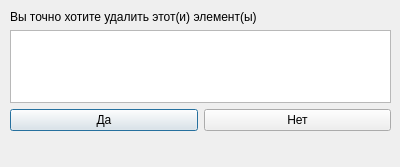
<?xml version="1.0" encoding="UTF-8"?>
<ui version="4.0">
 <class>Dialog</class>
 <widget class="QDialog" name="Dialog">
  <property name="geometry">
   <rect>
    <x>0</x>
    <y>0</y>
    <width>400</width>
    <height>167</height>
   </rect>
  </property>
  <property name="windowTitle">
   <string>Dialog</string>
  </property>
  <widget class="QWidget" name="verticalLayoutWidget">
   <property name="geometry">
    <rect>
     <x>10</x>
     <y>10</y>
     <width>381</width>
     <height>121</height>
    </rect>
   </property>
   <layout class="QVBoxLayout" name="verticalLayout">
    <item>
     <widget class="QLabel" name="label">
      <property name="text">
       <string>Вы точно хотите удалить этот(и) элемент(ы)</string>
      </property>
     </widget>
    </item>
    <item>
     <widget class="QTableWidget" name="table"/>
    </item>
    <item>
     <layout class="QHBoxLayout" name="horizontalLayout_2">
      <item>
       <widget class="QPushButton" name="yes">
        <property name="text">
         <string>Да</string>
        </property>
       </widget>
      </item>
      <item>
       <widget class="QPushButton" name="no">
        <property name="text">
         <string>Нет</string>
        </property>
       </widget>
      </item>
     </layout>
    </item>
   </layout>
  </widget>
 </widget>
 <resources/>
 <connections/>
</ui>
